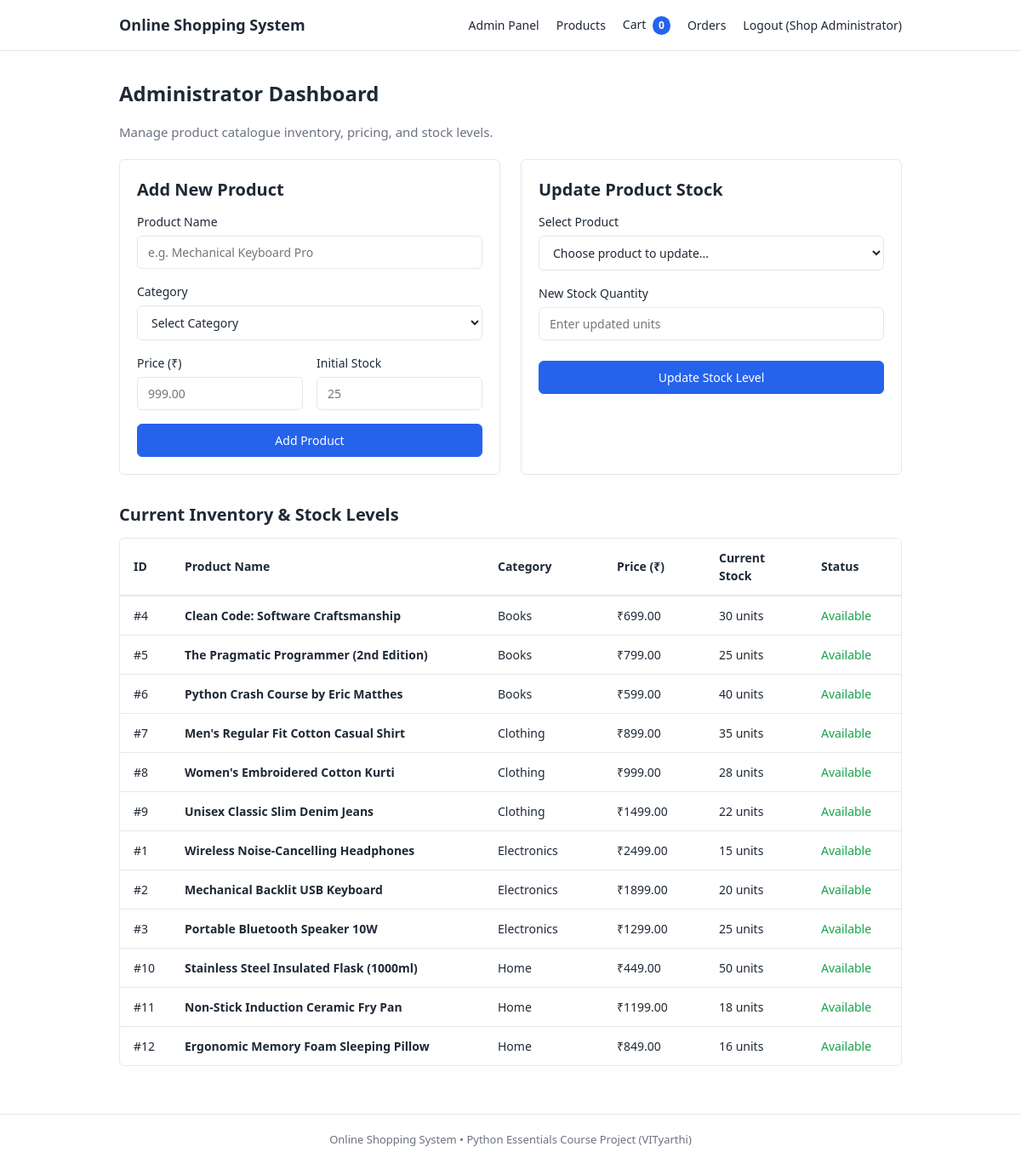
Page /admin (signed in) on the committed database.
### tables this page shows
CREATE TABLE Products (
                product_id INTEGER PRIMARY KEY AUTOINCREMENT,
                name TEXT NOT NULL,
                category TEXT NOT NULL,
                price REAL NOT NULL CHECK (price > 0),
                stock INTEGER NOT NULL CHECK (stock >= 0)
            );

### app.py (the view)
@app.route("/admin")
@admin_required
def admin_page():
    all_products = admin.list_products()
    return render_template("admin.html", products=all_products)

### admin.py (called while the page is built)
def list_products(db_path: Optional[str] = None) -> List[Dict[str, Any]]:
    return product.list_all(db_path=db_path)

### app.py (called while the page is built)
def admin_required(f: Callable) -> Callable:
    @wraps(f)
    def decorated_function(*args: Any, **kwargs: Any) -> Any:
        if "user_id" not in session or session.get("role") != "admin":
            return redirect(url_for("login_page"))
        return f(*args, **kwargs)
    return decorated_function

@app.context_processor
def inject_global_data() -> dict:
    current_cart = session.get("cart", {})
    total_qty = sum(int(q) for q in current_cart.values() if isinstance(q, int) or (isinstance(q, str) and q.isdigit()))
    return {
        "current_user": {
            "user_id": session.get("user_id"),
            "name": session.get("name"),
            "email": session.get("email"),
            "role": session.get("role"),
        } if "user_id" in session else None,
        "cart_count": total_qty,
    }

### database.py (called while the page is built)
def get_connection(db_path: str = DEFAULT_DB_PATH) -> sqlite3.Connection:
    conn = sqlite3.connect(db_path)
    conn.execute("PRAGMA foreign_keys = ON;")
    conn.row_factory = sqlite3.Row
    return conn

### product.py (called while the page is built)
def list_all(db_path: Optional[str] = None) -> List[Dict[str, Any]]:
    conn = database.get_connection(db_path) if db_path else database.get_connection()
    try:
        cursor = conn.cursor()
        cursor.execute(
            """
            SELECT product_id, name, category, price, stock
            FROM Products
            ORDER BY category ASC, product_id ASC;
            """
        )
        rows = cursor.fetchall()
        return [
            {
                "product_id": r["product_id"],
                "name": r["name"],
                "category": r["category"],
                "price": round(float(r["price"]), 2),
                "stock": int(r["stock"]),
            }
            for r in rows
        ]
    except sqlite3.Error:
        return []
    finally:
        conn.close()

### templates/admin.html (shortened to what this page needs)
{% extends "base.html" %}
{% block content %}
<h1>Administrator Dashboard</h1>
<p style="color: #6b7280; margin-bottom: 20px;">Manage product catalogue inventory, pricing, and stock levels.</p>
<div class="admin-grid">
  <div class="card">
    <h2>Add New Product</h2>
    <form id="admin-add-form" onsubmit="handleAdminAddProduct(event)">
      <div class="form-group">
        <label for="admin-prod-name">Product Name</label>
        <input type="text" id="admin-prod-name" required placeholder="e.g. Mechanical Keyboard Pro">
      </div>
      <div class="form-group">
        <label for="admin-prod-category">Category</label>
        <select id="admin-prod-category" required>
          <option value="">Select Category</option>
        </select>
      </div>
      <div class="form-row">
        <div class="form-group">
          <label for="admin-prod-price">Price (₹)</label>
          <input type="number" id="admin-prod-price" step="0.01" min="1" required placeholder="999.00">
        </div>
        <div class="form-group">
          <label for="admin-prod-stock">Initial Stock</label>
          <input type="number" id="admin-prod-stock" min="0" required placeholder="25">
        </div>
      </div>
      <button type="submit" id="admin-add-btn" class="btn btn-block">Add Product</button>
    </form>
  </div>
  <div class="card">
    <h2>Update Product Stock</h2>
    <form id="admin-stock-form" onsubmit="handleAdminUpdateStock(event)">
      <div class="form-group">
        <label for="admin-stock-id">Select Product</label>
        <select id="admin-stock-id" required>
          <option value="">Choose product to update...</option>
        </select>
      </div>
      <div class="form-group">
        <label for="admin-stock-qty">New Stock Quantity</label>
        <input type="number" id="admin-stock-qty" min="0" required placeholder="Enter updated units">
      </div>
      <button type="submit" id="admin-stock-btn" class="btn btn-block" style="margin-top: 24px;">Update Stock Level</button>
    </form>
  </div>
</div>
<h2>Current Inventory & Stock Levels</h2>
<div class="table-wrapper">
  <table>
    <thead>
      <tr>
        <th style="width: 60px;">ID</th>
        <th>Product Name</th>
        <th style="width: 140px;">Category</th>
        <th style="width: 120px;">Price (₹)</th>
        <th style="width: 120px;">Current Stock</th>
        <th style="width: 110px;">Status</th>
      </tr>
    </thead>
    <tbody>
      {% for p in products %}
        <tr>
          <td>#{{ p.product_id }}</td>
          <td><strong>{{ p.name }}</strong></td>
          <td>{{ p.category }}</td>
          <td>₹{{ "%.2f"|format(p.price) }}</td>
          <td>{{ p.stock }} units</td>
          <td>
            {% if p.stock > 0 %}
              <span class="in-stock">Available</span>
            {% else %}
              <span class="out-of-stock">Depleted</span>
            {% endif %}
          </td>
        </tr>
      {% endfor %}
    </tbody>
  </table>
</div>
{% endblock %}

### static/style.css (style rules this page uses)
*, *::before, *::after { box-sizing: border-box; margin: 0; padding: 0; }
body { background-color: #ffffff; color: #1f2937; font-family: system-ui, -apple-system, "Segoe UI", Arial, sans-serif; line-height: 1.5; font-size: 15px; min-height: 100vh; display: flex; flex-direction: column; }
h1 { font-size: 24px; font-weight: 700; margin-bottom: 16px; }
h2 { font-size: 20px; font-weight: 600; margin-bottom: 12px; }
p { margin-bottom: 12px; }
.form-group { margin-bottom: 16px; }
.form-group label { display: block; font-size: 14px; font-weight: 500; margin-bottom: 6px; }
input[type="text"], input[type="email"], input[type="password"], input[type="number"], select { width: 100%; padding: 9px 12px; font-size: 14px; border: 1px solid #e5e7eb; border-radius: 6px; background-color: #ffffff; color: #1f2937; font-family: inherit; }
.form-row { display: flex; gap: 16px; }
.form-row .form-group { flex: 1; }
.btn { display: inline-block; padding: 9px 16px; font-size: 14px; font-weight: 500; text-align: center; border-radius: 6px; border: 1px solid #2563eb; background-color: #2563eb; color: #ffffff; cursor: pointer; font-family: inherit; text-decoration: none; }
.btn-block { display: block; width: 100%; }
.table-wrapper { width: 100%; overflow-x: auto; border: 1px solid #e5e7eb; border-radius: 6px; margin-bottom: 24px; }
table { width: 100%; border-collapse: collapse; text-align: left; font-size: 14px; }
th, td { padding: 12px 16px; border-bottom: 1px solid #e5e7eb; vertical-align: middle; }
th { background-color: #ffffff; font-weight: 600; color: #1f2937; border-bottom: 2px solid #e5e7eb; }
tr:last-child td { border-bottom: none; }
.in-stock { color: #16a34a; }
.admin-grid { display: grid; grid-template-columns: 1fr 1fr; gap: 24px; margin-bottom: 32px; }
.card { border: 1px solid #e5e7eb; border-radius: 6px; padding: 20px; }

### rows in the picture
Products: product_id "4", name "Clean Code: Software Craftsmanship", category "Books", price "699.00", stock "30", shows "Available"
Products: product_id "5", name "The Pragmatic Programmer (2nd Edition)", category "Books", price "799.00", stock "25", shows "Available"
Products: product_id "6", name "Python Crash Course by Eric Matthes", category "Books", price "599.00", stock "40", shows "Available"
Products: product_id "7", name "Men's Regular Fit Cotton Casual Shirt", category "Clothing", price "899.00", stock "35", shows "Available"
Products: product_id "8", name "Women's Embroidered Cotton Kurti", category "Clothing", price "999.00", stock "28", shows "Available"
Products: product_id "9", name "Unisex Classic Slim Denim Jeans", category "Clothing", price "1499.00", stock "22", shows "Available"
Products: product_id "1", name "Wireless Noise-Cancelling Headphones", category "Electronics", price "2499.00", stock "15", shows "Available"
Products: product_id "2", name "Mechanical Backlit USB Keyboard", category "Electronics", price "1899.00", stock "20", shows "Available"
Products: product_id "3", name "Portable Bluetooth Speaker 10W", category "Electronics", price "1299.00", stock "25", shows "Available"
Products: product_id "10", name "Stainless Steel Insulated Flask (1000ml)", category "Home", price "449.00", stock "50", shows "Available"
Products: product_id "11", name "Non-Stick Induction Ceramic Fry Pan", category "Home", price "1199.00", stock "18", shows "Available"
Products: product_id "12", name "Ergonomic Memory Foam Sleeping Pillow", category "Home", price "849.00", stock "16", shows "Available"

### other values in the picture
{{ cart_count }} "0"
{{ current_user.name }} "Shop Administrator"
